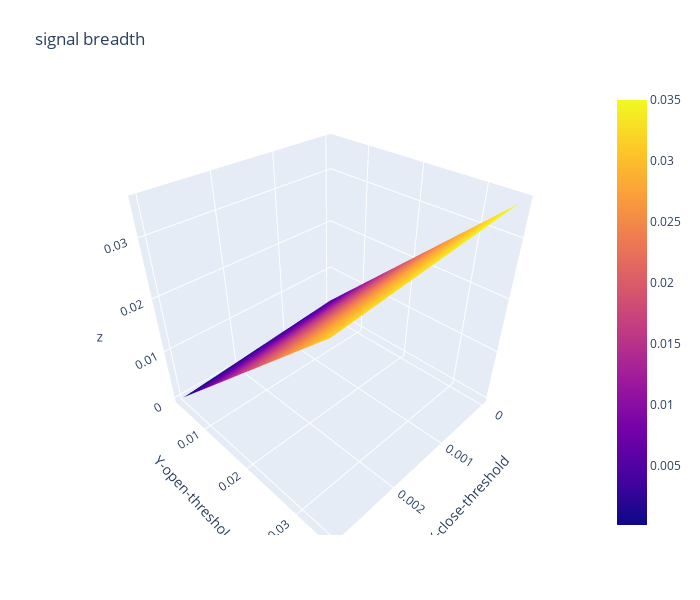

Notebook cell for this chart:
### Code cell
import plotly.graph_objects as go

x_data = df_breadth.columns.to_list() # close threshold

y_data = df_breadth.index.to_list() # open threshold

z_data = df_breadth.copy(deep=True) # win rate

fig = go.Figure(data=[go.Surface(z=z_data.values,x=x_data,y=y_data)])

fig.update_layout(title="signal breadth", # 标题
                  autosize=False,  # 尺度自动缩放
                  width=700,  # 长宽
                  height=600,
                  margin=dict(l=65,r=50,b=65,t=90),  # 4个位置的距离
                  scene=dict(xaxis_title='X-close-threshold',yaxis_title='Y-open-threshold')
                )

fig.show()

### Figure 1 — Plotly figure (JSON) as saved in the notebook; plotly's stock layout.template omitted (floating-point values rounded to 4 significant figures; data arrays with more than 128 entries replaced by an {"elided": "..."} marker saying what was removed)
{"data": [{"type": "surface", "x": [0, 0.001, 0.002, 0.003], "y": [0.0031, 0.0032, 0.0035, 0.004, 0.005, 0.006, 0.007, 0.008, 0.009, 0.01, 0.011, 0.012, 0.013, 0.014, 0.015, 0.016, 0.017, 0.018, 0.019, 0.02, 0.021, 0.022, 0.023, 0.024, 0.025, 0.026, 0.027, 0.028, 0.029, 0.03, 0.031, 0.032, 0.033, 0.034, 0.035], "z": {"elided": "35x4 float values"}}], "layout": {"autosize": false, "height": 600, "margin": {"b": 65, "l": 65, "r": 50, "t": 90}, "scene": {"xaxis": {"title": {"text": "X-close-threshold"}}, "yaxis": {"title": {"text": "Y-open-threshold"}}}, "title": {"text": "signal breadth"}, "width": 700}}
